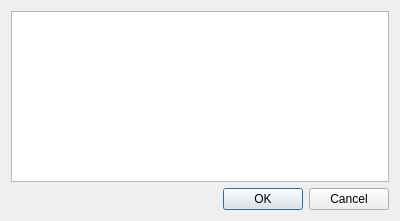
<?xml version="1.0" encoding="UTF-8"?>
<ui version="4.0">
 <class>FilesListDialog</class>
 <widget class="QDialog" name="FilesListDialog">
  <property name="geometry">
   <rect>
    <x>0</x>
    <y>0</y>
    <width>400</width>
    <height>221</height>
   </rect>
  </property>
  <property name="minimumSize">
   <size>
    <width>200</width>
    <height>10</height>
   </size>
  </property>
  <property name="maximumSize">
   <size>
    <width>500</width>
    <height>16777215</height>
   </size>
  </property>
  <property name="windowTitle">
   <string>Loading Files</string>
  </property>
  <layout class="QVBoxLayout">
   <item>
    <widget class="QListWidget" name="listWidget"/>
   </item>
   <item>
    <widget class="QDialogButtonBox" name="buttonBox">
     <property name="orientation">
      <enum>Qt::Horizontal</enum>
     </property>
     <property name="standardButtons">
      <set>QDialogButtonBox::Cancel|QDialogButtonBox::Ok</set>
     </property>
    </widget>
   </item>
  </layout>
 </widget>
 <resources/>
 <connections>
  <connection>
   <sender>buttonBox</sender>
   <signal>accepted()</signal>
   <receiver>FilesListDialog</receiver>
   <slot>accept()</slot>
   <hints>
    <hint type="sourcelabel">
     <x>248</x>
     <y>254</y>
    </hint>
    <hint type="destinationlabel">
     <x>157</x>
     <y>274</y>
    </hint>
   </hints>
  </connection>
  <connection>
   <sender>buttonBox</sender>
   <signal>rejected()</signal>
   <receiver>FilesListDialog</receiver>
   <slot>reject()</slot>
   <hints>
    <hint type="sourcelabel">
     <x>316</x>
     <y>260</y>
    </hint>
    <hint type="destinationlabel">
     <x>286</x>
     <y>274</y>
    </hint>
   </hints>
  </connection>
 </connections>
</ui>
